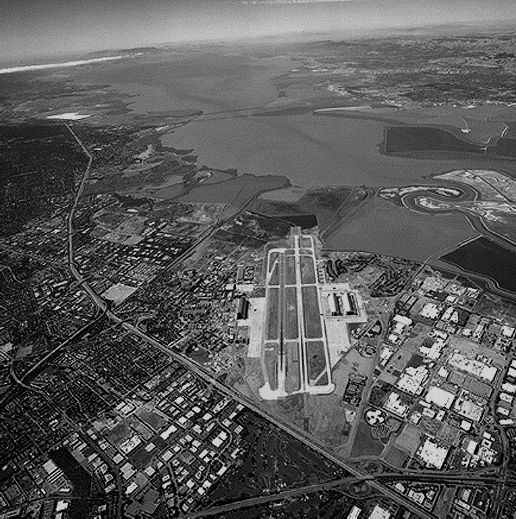
#> input picture week3/city_gamma.tif, 516 x 519 px
$ python linearDividedStretch.py   (older library calls are emulated)
#> lines starting #> are read from the running program, lines starting #| are printed output that depends on the picture
#> further down, img is the input picture: shape (519, 516); min 0, max 211, mean 90.4
import cv2
import numpy as np
import matplotlib.pyplot as plt
#分段线性拉伸
def LDSPlot(x1, y1, x2, y2):
#> called with x1 = 20, y1 = 10, x2 = 200, y2 = 250
    plt.plot([0, x1, x2, 255], [0, y1, y2, 255], 'r' , label = ' Targetline', linewidth=2.5) #红色实线，定义 label，线宽
    plt.plot([0, 255], [0, 255], 'g' , label = ' Guideline', linewidth=2.5)
    plt.plot([0, x1, x1], [0, 0, x1], 'y--')
    plt.plot([0, x2, x2], [0, 0, y2], '--')
    plt.xlim(0, 255), plt.ylim(0, 255)
    plt.legend() #显示图例
    plt.show()
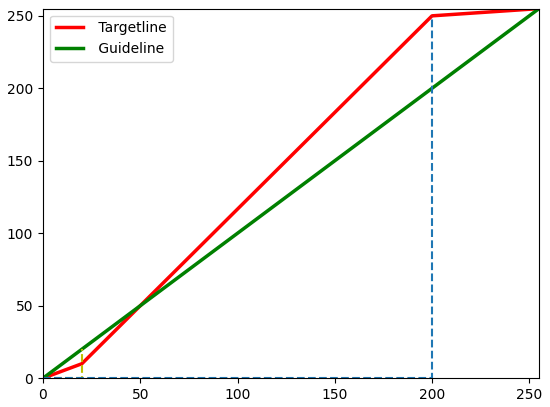
#> figure drawn by matplotlib, 1 panel

def linearDividedStretch(src, x1, y1, x2, y2):
    # 以查找表的方式做分段线性变换
    LDSPlot(x1, y1, x2, y2)
    x1, x2, y1, y2 = np.float(x1), np.float(x2), np.float(y1), np.float(y2)

    x = np.arange(256) #列数为 256 的一维数组
    lut = np.zeros(256, dtype = np.float64) # 定义一个空表作为容器，储存每一灰度值对应变换后的值
    #填写内容
    for i in x:
        if(i < x1):
            lut[i] = (y1 * 1.0 / x1) * i
        elif(i < x2):
            lut[i] = (y2 - y1) / (x2 - x1) * (i - x1) + y1
        else:
            lut[i] = (255 - y2) / (255 - x2) * (i - x2) + y2
    lut = np.uint8(lut + 0.5)
    dst = cv2.LUT(src, lut)
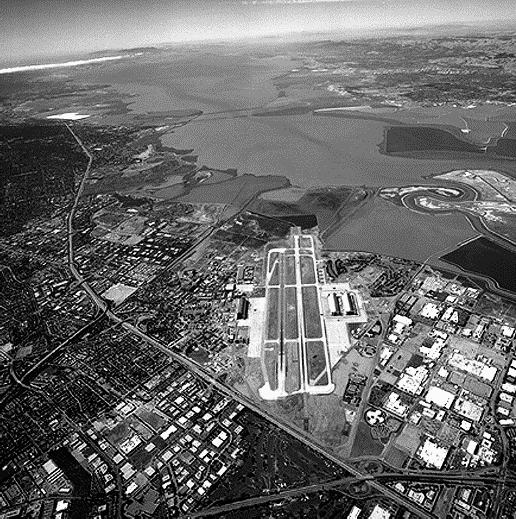
#> dst: shape (519, 516); min 0, max 251, mean 104.6
    return dst

img = cv2.imread(r'city_gamma.tif', 0)
cv2.imshow('input', img)

img2 = linearDividedStretch(img, 20, 10, 200, 250)
cv2.imshow('output', img2)
#cv2.imwrite(r'city_out.tif', img2)
cv2.waitKey()

# 计算直方图计算直方图，比较拉伸前后直方，比较拉伸前后直方图变化图变化
histb = cv2.calcHist([img], [0], None, [256], [0, 255])
#> histb = 256 values, max 43368 at index 102, min 0 at index 1, mean 1046.1
hista = cv2.calcHist([img2], [0], None, [256], [0, 255])
#> hista = 256 values, max 43368 at index 119, min 0 at index 1, mean 1046.1

# 对第对第11子图进行设定子图进行设定
plt.subplot(2, 1, 1)
plt.plot(histb, 'y', label = 'Before')
plt.xlabel('x')
plt.ylabel('y')
plt.legend()

# 对第对第22子图进行设定子图进行设定
plt.subplot(2, 1, 2)
plt.plot(hista, 'c', label = 'After')
plt.xlabel('x')
plt.ylabel('y')
plt.legend()
plt.show()
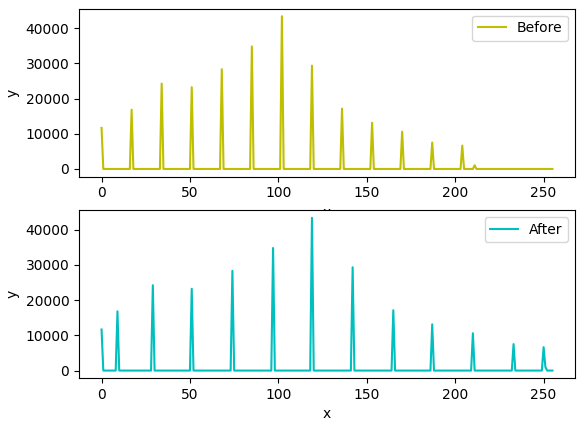
#> figure drawn by matplotlib, 2 panels; panel 1: curve peaks at x = 102, y = 43368; panel 2: curve peaks at x = 119, y = 43368
cv2.destroyAllWindows()
print('done!')
